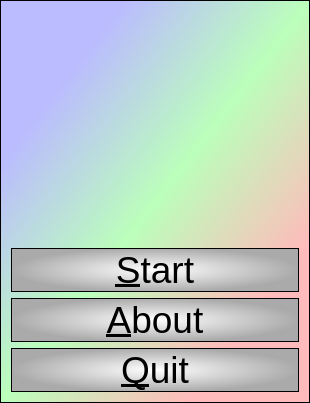
<?xml version="1.0" encoding="UTF-8"?>
<ui version="4.0">
 <class>QtSumBrownianMotionsMenuDialog</class>
 <widget class="QDialog" name="QtSumBrownianMotionsMenuDialog">
  <property name="geometry">
   <rect>
    <x>0</x>
    <y>0</y>
    <width>310</width>
    <height>403</height>
   </rect>
  </property>
  <property name="font">
   <font>
    <pointsize>28</pointsize>
   </font>
  </property>
  <property name="windowTitle">
   <string>SumBrownianMotions</string>
  </property>
  <property name="styleSheet">
   <string notr="true">QDialog {
 background-color: qlineargradient(x1: 0, y1: 0, x2: 1, y2: 1, stop: 0  #bbf, stop: 0.2  #bbf, stop: 0.5 #bfb, stop: 0.8 #fbb, stop: 1 #fbb);
  border: 1px solid black
}

QSpinBox,QDoubleSpinBox,QComboBox { 
  background-color: qlineargradient(x1: 0, y1: 0, x2: 1, y2: 1, stop: 0  #bbb, stop: 1 #fff);
  border: 1px solid black
}

QPushButton
{
  color: #000;
  background-color: qradialgradient(cx: 0.5, cy: 0.5,fx: 0.5, fy: 0.5,radius: 0.5, stop: 0 #fff, stop: 1 #aaa);
  border: 1px solid black
}

QPlainTextEdit {
  font: 18px bold &quot;Courier&quot; courier monospace
}</string>
  </property>
  <layout class="QVBoxLayout" name="verticalLayout">
   <item>
    <widget class="QLabel" name="label">
     <property name="text">
      <string/>
     </property>
     <property name="pixmap">
      <pixmap resource="ToolSumBrownianMotions.qrc">:/images/ToolSumBrownianMotions.png</pixmap>
     </property>
     <property name="alignment">
      <set>Qt::AlignCenter</set>
     </property>
    </widget>
   </item>
   <item>
    <widget class="QPushButton" name="button_start">
     <property name="text">
      <string>&amp;Start</string>
     </property>
     <property name="flat">
      <bool>true</bool>
     </property>
    </widget>
   </item>
   <item>
    <widget class="QPushButton" name="button_about">
     <property name="text">
      <string>&amp;About</string>
     </property>
     <property name="flat">
      <bool>true</bool>
     </property>
    </widget>
   </item>
   <item>
    <widget class="QPushButton" name="button_quit">
     <property name="text">
      <string>&amp;Quit</string>
     </property>
     <property name="flat">
      <bool>true</bool>
     </property>
    </widget>
   </item>
  </layout>
 </widget>
 <layoutdefault spacing="6" margin="11"/>
 <resources>
  <include location="ToolSumBrownianMotions.qrc"/>
 </resources>
 <connections/>
</ui>
